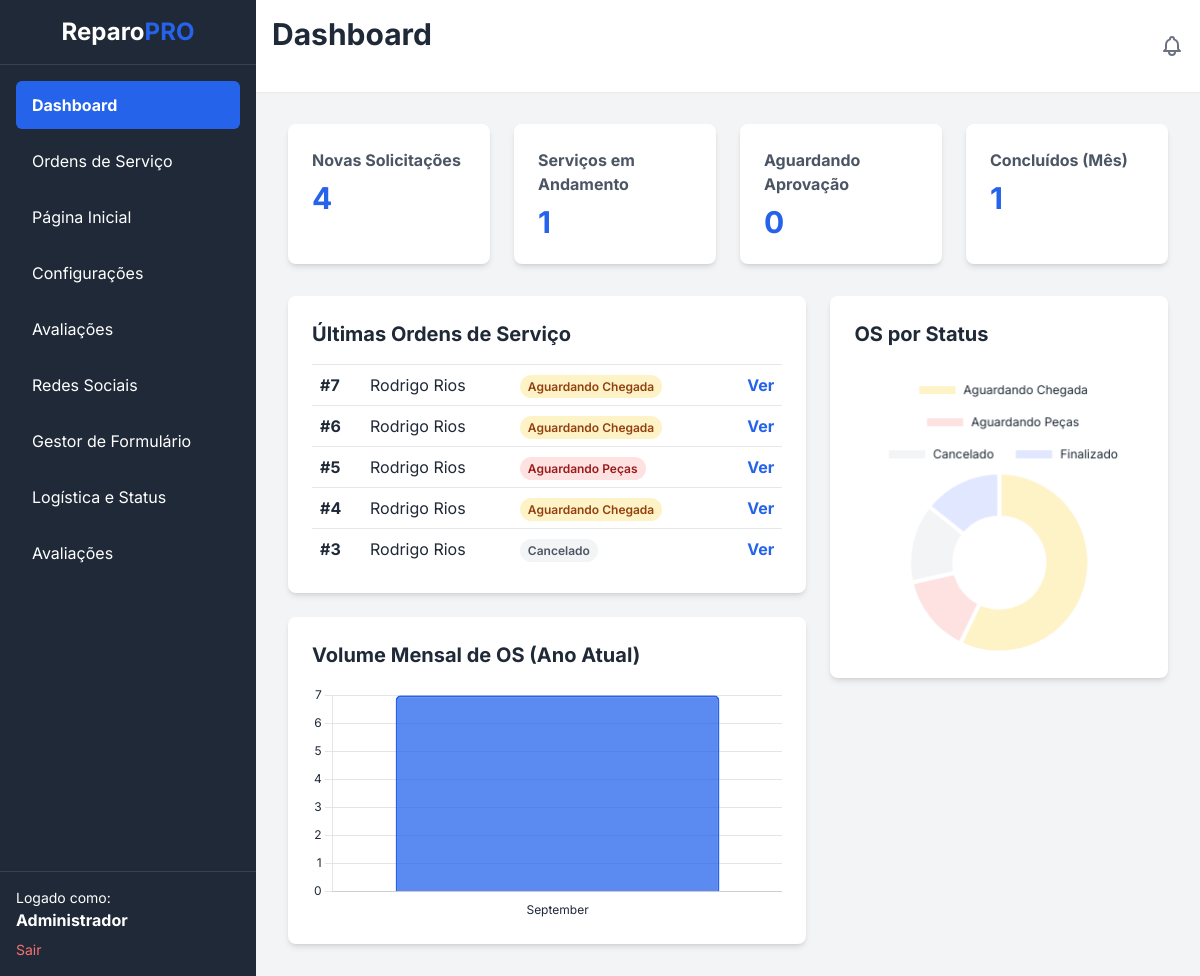
Page /admin/index.php (signed in) on the committed database.
### tables this page shows
CREATE TABLE `ordens_servico`  (
  `id` int NOT NULL AUTO_INCREMENT,
  `cliente_nome` varchar(255) NOT NULL,
  `cliente_whatsapp` varchar(20) NOT NULL,
  `cliente_email` varchar(255) NULL DEFAULT NULL,
  `cep` varchar(10) NOT NULL,
  `rua` varchar(255) NOT NULL,
  `numero` varchar(20) NULL DEFAULT NULL,
  `bairro` varchar(100) NOT NULL,
  `cidade` varchar(100) NOT NULL,
  `estado` varchar(2) NOT NULL,
  `dispositivo_categoria` varchar(100) NOT NULL,
  `dispositivo_marca` varchar(100) NULL DEFAULT NULL,
  `dispositivo_modelo` varchar(100) NULL DEFAULT NULL,
  `problemas_selecionados` text NULL,
  `descricao_problema` text NULL,
  `media_path` varchar(255) NULL DEFAULT NULL,
  `status` varchar(100) NOT NULL DEFAULT 'Aguardando Chegada',
  `codigo_rastreio_devolucao` varchar(100) NULL DEFAULT NULL,
  `valor_orcamento` decimal(10, 2) NULL DEFAULT NULL,
  `orcamento_status` enum('Pendente','Aprovado','Recusado') NOT NULL DEFAULT 'Pendente',
  `data_criacao` timestamp NOT NULL DEFAULT current_timestamp,
  `data_atualizacao` timestamp NOT NULL DEFAULT current_timestamp ON UPDATE CURRENT_TIMESTAMP,
  PRIMARY KEY (`id`) USING BTREE
);

### includes/functions.php (called while the page is built, shortened)
<?php
function sanitize_output($data) {
    return htmlspecialchars($data ?? '', ENT_QUOTES, 'UTF-8');
}
?>

### admin/index.php (the view, shortened to what this page needs)
<?php
include 'templates/header.php';
try {
    $novas_solicitacoes = $pdo->query("SELECT COUNT(*) FROM ordens_servico WHERE status = 'Aguardando Chegada'")->fetchColumn();
    $em_andamento_statuses_list = ['Em Análise', 'Aprovado | Em Reparo', 'Aguardando Peças'];
    $em_andamento_placeholders = implode(',', array_fill(0, count($em_andamento_statuses_list), '?'));
    $stmt_em_andamento = $pdo->prepare("SELECT COUNT(*) FROM ordens_servico WHERE status IN ($em_andamento_placeholders)");
    $stmt_em_andamento->execute($em_andamento_statuses_list);
    $em_andamento = $stmt_em_andamento->fetchColumn();
    $aguardando_aprovacao = $pdo->query("SELECT COUNT(*) FROM ordens_servico WHERE status = 'Orçamento Enviado'")->fetchColumn();
    $concluidos_mes = $pdo->query("SELECT COUNT(*) FROM ordens_servico WHERE status IN ('Finalizado', 'Entregue') AND MONTH(data_atualizacao) = MONTH(CURRENT_DATE()) AND YEAR(data_atualizacao) = YEAR(CURRENT_DATE())")->fetchColumn();
    $ultimas_os = $pdo->query("SELECT o.id, o.cliente_nome, o.status, o.data_criacao, s.color_bg, s.color_text FROM ordens_servico o LEFT JOIN os_statuses s ON o.status = s.name ORDER BY o.data_criacao DESC LIMIT 5")->fetchAll(PDO::FETCH_ASSOC);
    $status_counts_stmt = $pdo->query("SELECT status, COUNT(id) as count FROM ordens_servico GROUP BY status");
    $status_counts = $status_counts_stmt->fetchAll(PDO::FETCH_ASSOC);
    $status_colors_stmt = $pdo->query("SELECT name, color_bg FROM os_statuses");
    $status_colors = $status_colors_stmt->fetchAll(PDO::FETCH_KEY_PAIR);
    $chart_status_labels = []; $chart_status_data = []; $chart_status_colors = [];
    foreach ($status_counts as $row) {
        $chart_status_labels[] = $row['status'];
        $chart_status_data[] = $row['count'];
        $chart_status_colors[] = $status_colors[$row['status']] ?? '#CCCCCC';
    }
    $os_per_month_stmt = $pdo->query("SELECT MONTHNAME(data_criacao) as month, COUNT(id) as count FROM ordens_servico WHERE YEAR(data_criacao) = YEAR(CURRENT_DATE()) GROUP BY MONTH(data_criacao), MONTHNAME(data_criacao) ORDER BY MONTH(data_criacao) ASC");
    $os_per_month = $os_per_month_stmt->fetchAll(PDO::FETCH_ASSOC);
    $chart_monthly_labels = array_column($os_per_month, 'month');
    $chart_monthly_data = array_column($os_per_month, 'count');
} catch (PDOException $e) {
    $novas_solicitacoes = $em_andamento = $aguardando_aprovacao = $concluidos_mes = 0;
    $ultimas_os = []; $chart_status_labels = []; $chart_status_data = []; $chart_status_colors = []; $chart_monthly_labels = []; $chart_monthly_data = [];
    echo '<div class="bg-red-200 text-red-800 p-4 rounded">Erro ao carregar dados do dashboard: ' . $e->getMessage() . '</div>';
}
?>
<h1 class="text-3xl font-bold mb-6">Dashboard</h1>
<div class="grid grid-cols-1 md:grid-cols-2 lg:grid-cols-4 gap-6">
    <a href="os_list.php?status=Aguardando Chegada" class="block bg-white p-6 rounded-lg shadow-md card transform hover:-translate-y-1 transition-transform">
        <h2 class="text-gray-600 font-bold">Novas Solicitações</h2>
        <p class="text-3xl font-bold brand-text mt-2"><?php echo $novas_solicitacoes ?? 0; ?></p>
    </a>
    <a href="os_list.php?status=<?php echo urlencode(implode(',', $em_andamento_statuses_list)); ?>" class="block bg-white p-6 rounded-lg shadow-md card transform hover:-translate-y-1 transition-transform">
        <h2 class="text-gray-600 font-bold">Serviços em Andamento</h2>
        <p class="text-3xl font-bold brand-text mt-2"><?php echo $em_andamento ?? 0; ?></p>
    </a>
    <a href="os_list.php?status=Orçamento Enviado" class="block bg-white p-6 rounded-lg shadow-md card transform hover:-translate-y-1 transition-transform">
        <h2 class="text-gray-600 font-bold">Aguardando Aprovação</h2>
        <p class="text-3xl font-bold brand-text mt-2"><?php echo $aguardando_aprovacao ?? 0; ?></p>
    </a>
    <div class="bg-white p-6 rounded-lg shadow-md card">
        <h2 class="text-gray-600 font-bold">Concluídos (Mês)</h2>
        <p class="text-3xl font-bold brand-text mt-2"><?php echo $concluidos_mes ?? 0; ?></p>
    </div>
</div>
<div class="mt-8 grid grid-cols-1 lg:grid-cols-5 gap-6">
    <div class="lg:col-span-3 space-y-6">
        <div class="bg-white p-6 rounded-lg shadow-md card">
            <h2 class="text-xl font-bold mb-4">Últimas Ordens de Serviço</h2>
            <div class="overflow-x-auto">
                <table class="w-full">
                    <tbody>
                        <?php if (empty($ultimas_os)): ?>
                            <tr><td class="p-3 text-center text-gray-500">Nenhuma OS recente.</td></tr>
                        <?php else: foreach($ultimas_os as $os): ?>
                        <tr class="border-t">
                            <td class="p-2 font-bold">#<?php echo $os['id']; ?></td>
                            <td class="p-2"><?php echo sanitize_output($os['cliente_nome']); ?></td>
                            <td class="p-2"><span style="background-color:<?php echo $os['color_bg'] ?? '#EEE'; ?>; color:<?php echo $os['color_text'] ?? '#333'; ?>;" class="px-2 py-1 text-xs font-semibold leading-tight rounded-full"><?php echo sanitize_output($os['status']); ?></span></td>
                            <td class="p-2 text-right"><a href="os_details.php?id=<?php echo $os['id']; ?>" class="brand-text font-bold hover:underline">Ver</a></td>
                        </tr>
                        <?php endforeach; endif; ?>
                    </tbody>
                </table>
            </div>
        </div>
        <div class="bg-white p-6 rounded-lg shadow-md card">
            <h2 class="text-xl font-bold mb-4">Volume Mensal de OS (Ano Atual)</h2>
            <canvas id="monthlyOsChart"></canvas>
        </div>
    </div>
    <div class="lg:col-span-2">
        <div class="bg-white p-6 rounded-lg shadow-md card">
            <h2 class="text-xl font-bold mb-4">OS por Status</h2>
            <canvas id="statusPieChart"></canvas>
        </div>
    </div>
</div>
<script>
document.addEventListener('DOMContentLoaded', () => {
    // Lendo as cores do tema diretamente das variáveis CSS para os gráficos
    const computedStyles = getComputedStyle(document.documentElement);
    const primaryColor = computedStyles.getPropertyValue('--cor-primaria').trim();
    const textColor = computedStyles.getPropertyValue('--cor-texto').trim();
    const cardBgColor = computedStyles.getPropertyValue('--cor-fundo-card').trim();
    const gridColor = document.body.classList.contains('dark-theme') ? 'rgba(255, 255, 255, 0.1)' : 'rgba(0, 0, 0, 0.1)';
    Chart.defaults.color = textColor;
    Chart.defaults.font.family = 'Inter, sans-serif';
    // Gráfico de Pizza: Status
    const statusCtx = document.getElementById('statusPieChart');
    if (statusCtx) {
        new Chart(statusCtx, {
            type: 'doughnut',
            data: {
                labels: <?php echo json_encode($chart_status_labels ?? []); ?>,
                datasets: [{
                    data: <?php echo json_encode($chart_status_data ?? []); ?>,
                    backgroundColor: <?php echo json_encode($chart_status_colors ?? []); ?>,
                    borderColor: cardBgColor,
                    borderWidth: 4,
                    hoverOffset: 8
                }]
            },
            options: { responsive: true, plugins: { legend: { position: 'top', labels: { color: textColor, padding: 20 } } } }
        });
    }
    // Gráfico de Barras: Volume Mensal
    const monthlyCtx = document.getElementById('monthlyOsChart');
    if (monthlyCtx) {
        new Chart(monthlyCtx, {
            type: 'bar',
            data: {
                labels: <?php echo json_encode($chart_monthly_labels ?? []); ?>,
                datasets: [{
                    label: 'Nº de Ordens de Serviço',
                    data: <?php echo json_encode($chart_monthly_data ?? []); ?>,
                    backgroundColor: primaryColor + 'BF', // Cor primária com 75% de opacidade
                    borderColor: primaryColor,
                    borderWidth: 2,
                    borderRadius: 5,
                    hoverBackgroundColor: primaryColor
                }]
            },
            options: {
                responsive: true,
                scales: {
                    y: { beginAtZero: true, ticks: { color: textColor, precision: 0 }, grid: { color: gridColor } },
                    x: { ticks: { color: textColor }, grid: { display: false } }
                },
                plugins: { legend: { display: false } }
            }
        });
    }
});
</script>
<?php include 'templates/footer.php'; ?>

### rows in the picture
ordens_servico: id "7", cliente_nome "Rodrigo Rios", status "Aguardando Chegada"
ordens_servico: id "6", cliente_nome "Rodrigo Rios", status "Aguardando Chegada"
ordens_servico: id "5", cliente_nome "Rodrigo Rios", status "Aguardando Peças"
ordens_servico: id "4", cliente_nome "Rodrigo Rios", status "Aguardando Chegada"
ordens_servico: id "3", cliente_nome "Rodrigo Rios", status "Cancelado"

### other values in the picture
sanitize_output($_SESSION['user_name']) "Administrador"
$novas_solicitacoes "4"
$em_andamento "1"
$aguardando_aprovacao "0"
$concluidos_mes "1"
chart data {{ json_encode($chart_monthly_labels ?? []) }} ["September"]
